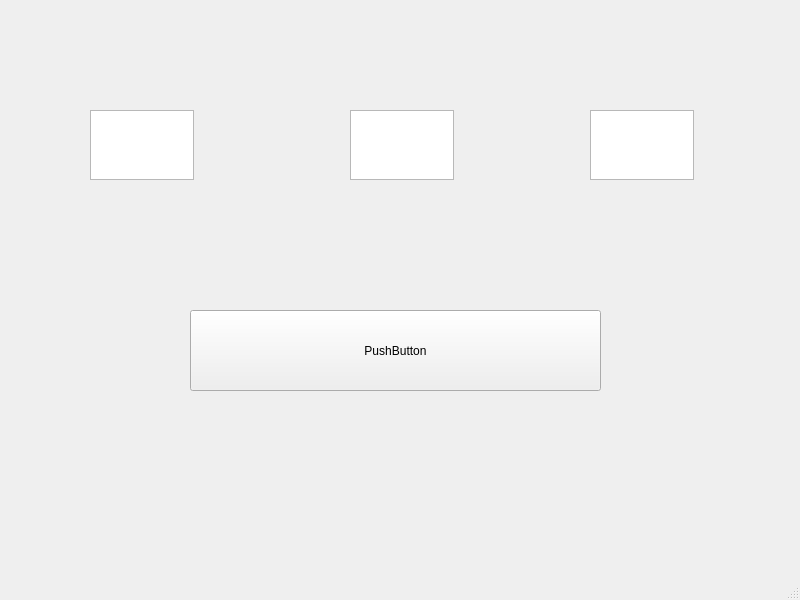
<?xml version="1.0" encoding="UTF-8"?>
<ui version="4.0">
 <class>MainWindow</class>
 <widget class="QMainWindow" name="MainWindow">
  <property name="geometry">
   <rect>
    <x>0</x>
    <y>0</y>
    <width>800</width>
    <height>600</height>
   </rect>
  </property>
  <property name="windowTitle">
   <string>MainWindow</string>
  </property>
  <widget class="QWidget" name="centralwidget">
   <widget class="QPushButton" name="pushButton">
    <property name="geometry">
     <rect>
      <x>190</x>
      <y>310</y>
      <width>411</width>
      <height>81</height>
     </rect>
    </property>
    <property name="text">
     <string>PushButton</string>
    </property>
    <property name="icon">
     <iconset theme="QIcon::ThemeIcon::ContactNew"/>
    </property>
   </widget>
   <widget class="QTextEdit" name="textEdit">
    <property name="geometry">
     <rect>
      <x>90</x>
      <y>110</y>
      <width>104</width>
      <height>70</height>
     </rect>
    </property>
   </widget>
   <widget class="QTextEdit" name="textEdit_2">
    <property name="geometry">
     <rect>
      <x>350</x>
      <y>110</y>
      <width>104</width>
      <height>70</height>
     </rect>
    </property>
   </widget>
   <widget class="QTextEdit" name="textEdit_3">
    <property name="geometry">
     <rect>
      <x>590</x>
      <y>110</y>
      <width>104</width>
      <height>70</height>
     </rect>
    </property>
   </widget>
  </widget>
  <widget class="QMenuBar" name="menubar">
   <property name="geometry">
    <rect>
     <x>0</x>
     <y>0</y>
     <width>800</width>
     <height>23</height>
    </rect>
   </property>
  </widget>
  <widget class="QStatusBar" name="statusbar"/>
 </widget>
 <resources/>
 <connections/>
</ui>
